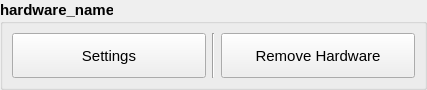
<?xml version="1.0" encoding="UTF-8"?>
<ui version="4.0">
 <class>Form</class>
 <widget class="QWidget" name="Form">
  <property name="geometry">
   <rect>
    <x>0</x>
    <y>0</y>
    <width>427</width>
    <height>90</height>
   </rect>
  </property>
  <property name="font">
   <font>
    <pointsize>1</pointsize>
   </font>
  </property>
  <property name="windowTitle">
   <string>Hardware Tab</string>
  </property>
  <layout class="QGridLayout" name="gridLayout">
   <property name="leftMargin">
    <number>0</number>
   </property>
   <property name="topMargin">
    <number>0</number>
   </property>
   <property name="rightMargin">
    <number>0</number>
   </property>
   <property name="bottomMargin">
    <number>0</number>
   </property>
   <item row="0" column="0">
    <widget class="QGroupBox" name="groupBox">
     <property name="font">
      <font>
       <pointsize>11</pointsize>
       <weight>75</weight>
       <bold>true</bold>
      </font>
     </property>
     <property name="title">
      <string>hardware_name</string>
     </property>
     <layout class="QGridLayout" name="gridLayout_2">
      <item row="0" column="1" rowspan="2">
       <widget class="Line" name="line_3">
        <property name="orientation">
         <enum>Qt::Vertical</enum>
        </property>
       </widget>
      </item>
      <item row="0" column="2" rowspan="2">
       <widget class="QPushButton" name="btn_remove_hardware">
        <property name="sizePolicy">
         <sizepolicy hsizetype="Minimum" vsizetype="Preferred">
          <horstretch>0</horstretch>
          <verstretch>0</verstretch>
         </sizepolicy>
        </property>
        <property name="font">
         <font>
          <weight>50</weight>
          <bold>false</bold>
         </font>
        </property>
        <property name="text">
         <string>Remove Hardware</string>
        </property>
       </widget>
      </item>
      <item row="0" column="0" rowspan="2">
       <widget class="QPushButton" name="btn_settings">
        <property name="sizePolicy">
         <sizepolicy hsizetype="Minimum" vsizetype="Preferred">
          <horstretch>0</horstretch>
          <verstretch>0</verstretch>
         </sizepolicy>
        </property>
        <property name="font">
         <font>
          <weight>50</weight>
          <bold>false</bold>
         </font>
        </property>
        <property name="text">
         <string>Settings</string>
        </property>
       </widget>
      </item>
     </layout>
    </widget>
   </item>
  </layout>
 </widget>
 <resources/>
 <connections/>
</ui>
